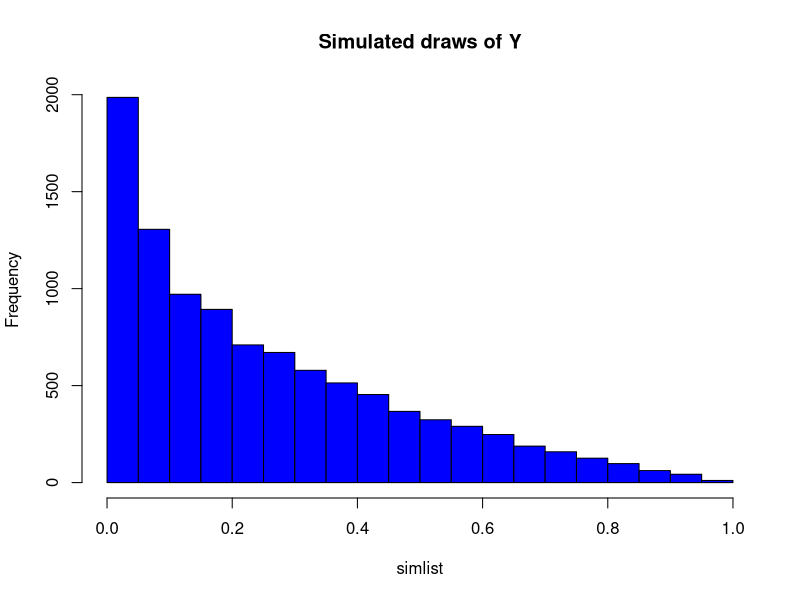
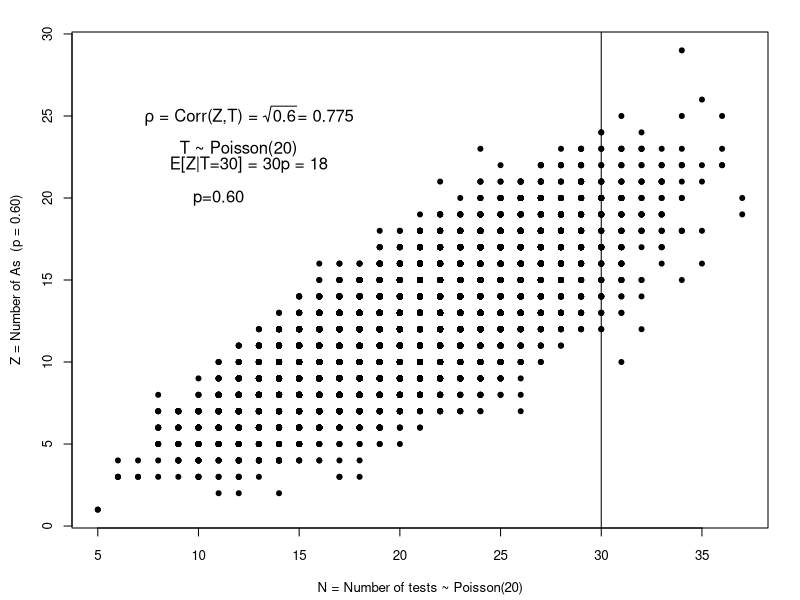

The R script that drew these images, in order:
## ---- chunk 1
simlist<-replicate(10000,runif(1,0,runif(1,0,1)))
mean(simlist)
hist(simlist,col="blue",main="Simulated draws of Y")
## ---- chunk 2


par(mar = c(4.5,4.5, 2,2) , mfrow=c(1,1),mex = .8, cex = 1)
p <- 0.6
tlist <- rpois(10000,20)
zlist <- vector(length=10000)
for (i in 1:10000) {
zlist[i] <- rbinom(1,tlist[i],p)
}
plot(tlist,zlist,xlab="N = Number of tests ~ Poisson(20)",ylab="Z = Number of As  (p = 0.60)",main="",pch=20,cex.lab=0.8,cex.axis=0.8)
abline(v = 30)
text(12,23,labels=expression(paste("T ~ Poisson(20)")))
text(11,21,labels="p=0.60",pos=1)
text(12.5,23,"E[Z|T=30] = 30p = 18",pos=1)
text(12.5,25,expression(paste(rho," = Corr(Z,T) = ",sqrt(0.60),"= 0.775")))
mean(zlist)
mean(tlist)
mean(zlist*tlist)
cov(zlist,tlist)
sqrt(var(zlist))  
sqrt(var(tlist))
sqrt(p) # exact correlation
cor(tlist,zlist) # simulation

